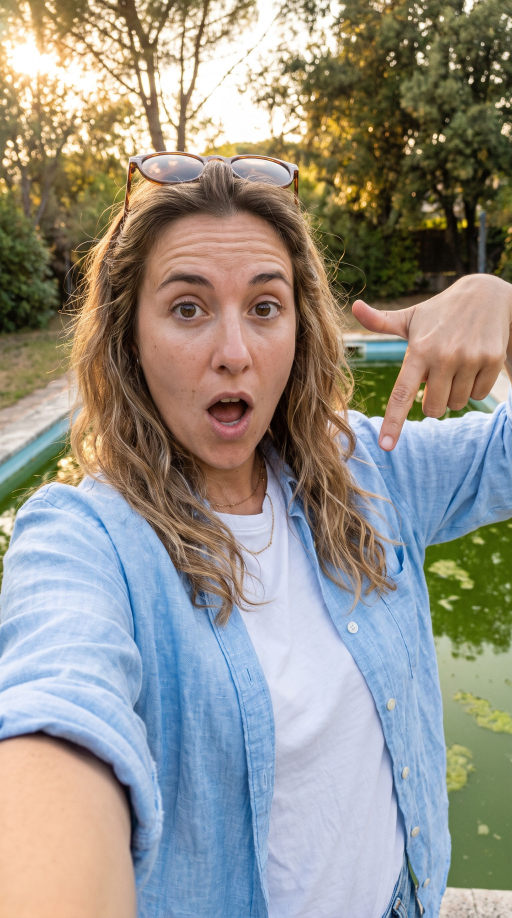
#> input picture ads/nolidrop/storyboard/K1.jpg, 1536 x 2752 px (shown at 1/3 size); its folder holds 4 pictures in this run
$ python storyboard_sheet.py
#> lines starting #> are read from the running program, lines starting #| are printed output that depends on the picture
### reels/fonts.py
"""Font paths that work on this Windows PC and in the Linux cloud VM.

Linux fonts come from apt (see cloud/setup.sh): Liberation (metric clone of Arial), DejaVu (✓ ✗ ◀ symbols),
Noto Color Emoji. Use font(name) for PIL / ffmpeg paths and emoji_image() for colour emoji.
"""
import os

from PIL import Image, ImageDraw, ImageFont

CANDIDATES = {
    "bold":     ["C:/Windows/Fonts/arialbd.ttf", "/usr/share/fonts/truetype/liberation/LiberationSans-Bold.ttf"],
    "regular":  ["C:/Windows/Fonts/segoeui.ttf", "/usr/share/fonts/truetype/dejavu/DejaVuSans.ttf"],
    "semibold": ["C:/Windows/Fonts/segoeuib.ttf", "/usr/share/fonts/truetype/dejavu/DejaVuSans-Bold.ttf"],
    "symbol":   ["C:/Windows/Fonts/seguisym.ttf", "/usr/share/fonts/truetype/dejavu/DejaVuSans.ttf"],
    "emoji":    ["C:/Windows/Fonts/seguiemj.ttf", "/usr/share/fonts/truetype/noto/NotoColorEmoji.ttf"],
}


def font(name: str) -> str:
#> called with name = 'symbol'
    for path in CANDIDATES[name]:
        if os.path.exists(path):
            return path
    raise FileNotFoundError(f"No '{name}' font found; tried {CANDIDATES[name]}. In the cloud run cloud/setup.sh.")


def ffmpeg_path(path: str) -> str:
    """Escape a font path for an ffmpeg drawtext fontfile= option (the drive colon needs escaping)."""
    return path.replace("\\", "/").replace(":", "\\:")


# [10 lines left out: function emoji_image, not called in this run]

### ads/nolidrop/adkit.py
"""Shared renderer for the NoliDrop 9:16 ads (1080x1920, 30 fps): PIL/numpy frames piped into ffmpeg.

An ad script (ad1.py ...) builds a list of shots and calls render(). Pipeline:
  1. voice: one TTS take -> Whisper word times (cached) -> pauses longer than `max_gap` squeezed out.
  2. shots: each starts on a word ("w": index into the spoken words) or after the voice ("after": seconds);
     a shot is a scene function scene(t, d, a, ctx) -> RGB uint8 frame, t = seconds into the shot, d = its length.
  3. transitions between shots ("tr": cut whip zoom flash splash glitch ripple slide), each with its SFX.
  4. captions (per-ad caption function) over every shot whose "cap" isn't False.
  5. audio: voice + music cues (ducked under the voice) + SFX at absolute times -> loudnorm -14 LUFS.
"""
import json
import math
import subprocess
import sys
from functools import lru_cache
from pathlib import Path

import cv2
import numpy as np
from PIL import Image, ImageDraw, ImageFilter, ImageFont

HERE = Path(__file__).resolve().parent
ROOT = HERE.parent.parent
sys.path.insert(0, str(ROOT / "longform"))
from make_long import SFX as LONG_SFX  # noqa: E402
from make_reel import read_audio, write_wav  # noqa: E402

W, H, FPS, SR = 1080, 1920, 30, 44100
SFX = dict(LONG_SFX)
_S = HERE / "sfx"
SFX.update({   # name: (file, peak s into file, pre, post, gain) -- the peak lands on the cue time
    "splash":   (_S / "water-splash.mp3", 0.41, 0.2, 0.9, 0.9),
    "plunge":   (_S / "jump-water.mp3", 0.40, 0.38, 1.4, 0.7),
    "bloop":    (_S / "water-bubble.mp3", 0.12, 0.05, 0.16, 1.2),
    "bubble":   (_S / "liquid-bubble.mp3", 0.05, 0.04, 0.38, 0.9),
    "cartoon-splash": (_S / "cartoon-splash.mp3", 0.48, 0.44, 0.4, 0.8),
    "ui-pop":   (_S / "bubble-alert.mp3", 0.13, 0.11, 0.24, 0.8),
    "ding":     (_S / "positive-notif.mp3", 0.22, 0.17, 1.4, 0.6),
    "confirm":  (_S / "confirm-tone.mp3", 0.19, 0.19, 0.45, 0.6),
    "tap":      (_S / "device-click.mp3", 0.01, 0.01, 0.12, 0.9),
    "select":   (_S / "select-click.mp3", 0.07, 0.07, 0.22, 0.8),
    "type":     (_S / "typewriter.mp3", 0.15, 0.01, 0.11, 0.7),
    "key":      (_S / "atm-key.mp3", 0.01, 0.01, 0.22, 0.7),
    "wink":     (_S / "wink-bell.mp3", 0.24, 0.2, 0.8, 0.7),   # cartoon eye-blink bell "ting"
})
F = HERE / "fonts"
FREDOKA, NUNITO, BEBAS, OSWALD = str(F / "Fredoka-Bold.ttf"), str(F / "Nunito-Black.ttf"), str(F / "BebasNeue.ttf"), str(F / "Oswald-Bold.ttf")
MONT = str(ROOT / "longform" / "fonts" / "Montserrat-Black.ttf")
INTER_B = "/usr/share/fonts/opentype/inter/Inter-Bold.otf"
INTER_SB = "/usr/share/fonts/opentype/inter/Inter-SemiBold.otf"
INTER_M = "/usr/share/fonts/opentype/inter/Inter-Medium.otf"
INTER_XB = "/usr/share/fonts/opentype/inter/Inter-ExtraBold.otf"
INTER_BLACK = "/usr/share/fonts/opentype/inter/Inter-Black.otf"
MONO = "/usr/share/fonts/truetype/jetbrains-mono/JetBrainsMono-Bold.ttf"
if not Path(MONO).exists():
    import glob
    MONO = (glob.glob("/usr/share/fonts/**/JetBrainsMono-Bold.ttf", recursive=True) or ["/usr/share/fonts/truetype/dejavu/DejaVuSansMono-Bold.ttf"])[0]

NAVY = (12, 42, 110)
CYAN = (0, 190, 240)
SKY = (40, 150, 255)
WHITE = (255, 255, 255)
RED = (232, 52, 52)
ORANGE = (255, 140, 30)
GREEN = (40, 190, 100)


# ------------------------------------------------------------------ easing / maths
def clamp(x, a=0.0, b=1.0):
    return a if x < a else b if x > b else x


def ease_out(x):
    x = clamp(x)
    return 1 - (1 - x) ** 3


def ease_in(x):
    x = clamp(x)
    return x ** 3


def ease_io(x):
    x = clamp(x)
    return x * x * (3 - 2 * x)


def ease_back(x, c=1.7):
    x = clamp(x)
    return 1 + (c + 1) * (x - 1) ** 3 + c * (x - 1) ** 2


# [5 lines left out: function spring, not called in this run]


def lerp(a, b, x):
    return a + (b - a) * x


def prog(t, t0, dur):
    return clamp((t - t0) / dur)


# ------------------------------------------------------------------ images
@lru_cache(maxsize=64)
def load(path, mode="RGB"):
    return Image.open(HERE / path).convert(mode)


@lru_cache(maxsize=64)
def load_np(path, mode="RGB"):
    return np.asarray(load(path, mode))


# [20 lines left out: function cover, not called in this run]


def sprite_np(path):
    return load_np(path, "RGBA")


# [31 lines left out: function paste, not called in this run]


def to_rgba_np(im):
    return np.asarray(im.convert("RGBA"))


# [22 lines left out: functions blur, grade, _vig, not called in this run]


def vignette(fr, s=0.35):
    return fr * _vig(round(s, 2))


# [94 lines left out: functions grain, water_warp, _grid, ripple_warp, ring, radial_glow and 2 more, not called in this run]


def text_w(text, font, size, track=0):
    f = ImageFont.truetype(font, size)
    return f.getlength(text) + track * (len(text) - 1)


# [138 lines left out: functions brush_underline, reveal_x, headline, logo_3d, wordmark, play_badge, not called in this run]


# ------------------------------------------------------------------ phone + app UI (English rebuild of the real screens)
SW, SH = 780, 1690   # screen pixels


@lru_cache(maxsize=4)
def _ui_fonts():
    return {k: ImageFont.truetype(NUNITO if k.startswith("n") else INTER_SB if k.startswith("s") else INTER_M, v)
            for k, v in {"n64": 64, "n52": 52, "n44": 44, "n38": 38, "n34": 34, "n30": 30, "s30": 30, "s26": 26, "s24": 24,
                         "s22": 22, "m26": 26, "m24": 24, "m22": 22, "m20": 20, "n90": 90, "n28": 28}.items()}


# [38 lines left out: functions _status, _tabbar, _noli_icon, not called in this run]


@lru_cache(maxsize=8)
def ui_home(highlight=-1):
    """Home screen. highlight = index of a card to glow (0 analyze, 1 problem, 2 start-up, 3 winterizing)."""
    f = _ui_fonts()
    im = Image.new("RGB", (SW, SH), (244, 248, 253))
    d = ImageDraw.Draw(im)
    # header photo (pool) with Noli
    hdr = load("img/bg-pool-sunny.jpg").copy()
    hdr = hdr.crop((0, int(hdr.height * 0.45), hdr.width, int(hdr.height * 0.45) + int(hdr.width * 600 / SW))).resize((SW, 600))
    im.paste(hdr, (0, 0))
    ov = Image.new("RGBA", (SW, 600), (0, 0, 0, 0))
    ImageDraw.Draw(ov).rectangle((0, 0, SW, 600), fill=(0, 40, 90, 70))
    im.paste(ov, (0, 0), ov)
    noli = _noli_icon(300)
    im.paste(noli, (SW - noli.width - 30, 600 - noli.height - 10), noli)
    d = ImageDraw.Draw(im)
    _status(d)
    d.text((48, 150), "Hello", font=f["n90"], fill=(255, 255, 255))
    d.text((50, 262), "A clean and healthy pool,", font=f["s30"], fill=(255, 255, 255))
    d.text((50, 302), "made simple.", font=f["s30"], fill=(255, 255, 255))
    y = 560
    # analyze card (blue)
    cards = [(y, 230, (24, 130, 240), "Analyze my water", "Enter your values and get", "customized recommendations", WHITE),
             (y + 260, 200, (255, 255, 255), "I have a problem", "Green water, cloudy water or", "another issue? Noli helps you", (25, 35, 60))]
    for i, (cy, ch, bg, title, l1, l2, fg) in enumerate(cards):
        if highlight == i:
            d.rounded_rectangle((26, cy - 8, SW - 26, cy + ch + 8), 40, outline=(0, 200, 255), width=8)
        d.rounded_rectangle((36, cy, SW - 36, cy + ch), 34, fill=bg, outline=None if i == 0 else (225, 232, 242), width=2)
        ix = 76
        if i == 0:
            d.ellipse((ix, cy + 50, ix + 96, cy + 146), fill=(255, 255, 255))
            d.polygon([(ix + 48, cy + 66), (ix + 72, cy + 106), (ix + 48, cy + 130), (ix + 24, cy + 106)], fill=(24, 130, 240))
        else:
            d.ellipse((ix, cy + 50, ix + 96, cy + 146), fill=(255, 232, 232))
            d.polygon([(ix + 48, cy + 66), (ix + 80, cy + 126), (ix + 16, cy + 126)], fill=RED)
            d.text((ix + 42, cy + 82), "!", font=f["n38"], fill=(255, 255, 255))
        d.text((ix + 130, cy + 40), title, font=f["n44"], fill=fg)
        d.text((ix + 130, cy + 100), l1, font=f["m24"], fill=fg if i == 0 else (90, 100, 120))
        d.text((ix + 130, cy + 132), l2, font=f["m24"], fill=fg if i == 0 else (90, 100, 120))
        d.text((SW - 90, cy + ch / 2 - 30), "›", font=f["n64"], fill=fg if i == 0 else (150, 160, 180))
    ty = y + 500
    for k, (title, l1, l2, col) in enumerate([("Start-up", "Prepare your pool", "for the season", (255, 170, 30)),
                                              ("Winterizing", "Protect your pool", "during winter", (70, 150, 255))]):
        x0 = 36 + k * (SW - 72 + 24) / 2
        x1 = x0 + (SW - 72 - 24) / 2
        if highlight == 2 + k:
            d.rounded_rectangle((x0 - 10, ty - 10, x1 + 10, ty + 320), 40, outline=(0, 200, 255), width=8)
        d.rounded_rectangle((x0, ty, x1, ty + 310), 34, fill=(255, 255, 255), outline=(225, 232, 242), width=2)
        d.ellipse((x0 + 30, ty + 34, x0 + 120, ty + 124), fill=(*col, ))
        if k == 0:
            d.ellipse((x0 + 58, ty + 62, x0 + 92, ty + 96), fill=(255, 255, 255))
        else:
            for a in range(6):
                ang = a * math.pi / 3
                d.line((x0 + 75, ty + 79, x0 + 75 + 30 * math.cos(ang), ty + 79 + 30 * math.sin(ang)), fill=(255, 255, 255), width=6)
        d.text((x0 + 30, ty + 150), title, font=f["n38"], fill=(25, 35, 60))
        d.text((x0 + 30, ty + 205), l1, font=f["m22"], fill=(90, 100, 120))
        d.text((x0 + 30, ty + 237), l2, font=f["m22"], fill=(90, 100, 120))
    _tabbar(d, 0)
    return im


# [304 lines left out: functions _topbar, ui_values, ui_results, ui_guide, phone_frame, _screen_mask and 9 more, not called in this run]


# ------------------------------------------------------------------ transitions
TR_SFX = {"whip": "swoosh-fast", "zoom": "tunnel", "flash": "shutter", "splash": "splash", "glitch": "glitch-hit",
          "ripple": "whoosh2", "slide": "swoosh", "cut": None, "drop": "splash", "dip": "whoosh"}
TR_LEN = {"whip": 0.22, "zoom": 0.28, "flash": 0.2, "splash": 0.36, "glitch": 0.2, "ripple": 0.36, "slide": 0.3, "cut": 0.0,
          "drop": 0.36, "dip": 0.3}


# [143 lines left out: functions transition, prepare_voice, phrase_groups, not called in this run]


def make_captions(font, size, y, color=WHITE, key=CYAN, stroke=10, stroke_color=NAVY, shadow=6, upper=False, max_words=3,
                  mode="phrase", box=None, keys=(), strip=".,", track=0):
    """Caption overlay fn(fr, words, t, shot, shot_start).
    mode 'phrase': the 1-3 word phrase with the spoken word in `key` colour; 'word': one word at a time (UGC pop).
    box: colour of a rounded highlight box behind the active word (TikTok style). keys: words always in key colour."""
    cache = {}

    # [45 lines left out: function fn, not called in this run]
    return fn


# ------------------------------------------------------------------ render
# [159 lines left out: function render, not called in this run]

### ads/nolidrop/storyboard_sheet.py
"""Storyboard sheet for ad 3 (AI video UGC): keyframes with the app UI keyed in, VO, timing and the motion prompt."""
import numpy as np
from PIL import Image, ImageDraw, ImageFont
import adkit as K
from ad3_motion import sticker

PANELS = [
    ("1", "0.0–2.4 s", "K1", None, "“Okay pool owners, don't go to the pool store yet.”", "Handheld selfie, she talks to camera, points down at the green pool; jump-cut punch-in on 'yet'."),
    ("2", "2.4–3.6 s", "K2", None, "“Green or cloudy water?”", "Hand dips the test strip into the green water, slow push-in, ripples."),
    ("3", "3.6–5.0 s", "K3", "home", "“Open NoliDrop first.”", "POV: phone held over the pool, slight sway. Real Home screen keyed onto the green screen."),
    ("4", "5.0–6.1 s", "K3", "home+noli", "“This is Noli.”", "Same clip: Noli drops onto the phone with a splash and waves (sticker + splash in the edit)."),
    ("5", "6.1–8.5 s", "K5", "values", "“You type in your water values, and it tells you what's off…”", "Over-the-shoulder: thumb taps the phone; values typed in, then a screen-recording insert of the results."),
    ("6", "8.5–9.9 s", None, "results", "“…and what to fix first.”", "Screen insert (motion graphics): PRIORITY #1 circled by a hand-drawn scribble."),
    ("7", "9.9–11.2 s", "K6", None, "“Step one, step two.”", "Selfie: she counts one, then two fingers while talking; number stickers pop."),
    ("8", "11.2–12.5 s", "K7", "home", "“Don't guess. Noli knows.”", "Selfie in front of the clear blue pool, phone by her cheek, knowing smile; Noli sticker pops in."),
    ("9", "12.5–16.0 s", None, "end", "“NoliDrop, it's on Google Play.”", "Brand end card (logo, Play badge, Noli + Home screen)."),
]
PW, PH = 405, 720
f_b = ImageFont.truetype(K.INTER_BLACK, 30)
f_m = ImageFont.truetype(K.INTER_SB, 22)
f_s = ImageFont.truetype(K.INTER_M, 19)


def wrap(d, text, font, width):
    out, line = [], ""
    for w in text.split():
        t = (line + " " + w).strip()
        if d.textlength(t, font=font) > width:
            out.append(line)
            line = w
        else:
            line = t
    return out + [line]


def panel_img(key, ui):
    if key is None and ui == "results":
        sc = K.ui_results(1.0, focus_priority=True)
        return Image.fromarray(K.screen_zoom(sc, K.SW / 2, 1000, 1.05).astype(np.uint8))
    if key is None and ui == "end":
        import ad3_motion as ad3
        return Image.fromarray(np.clip(ad3.end_card(2.0, 3.0, {}, {}), 0, 255).astype(np.uint8))
    path = f"storyboard/{key}.jpg"
    if ui:
        screen = {"home": K.ui_home(), "home+noli": K.ui_home(), "values": K.ui_values(0.7)}[ui]
        im = K.keyed_screen(path, screen)
        if ui == "home+noli":
            q, _ = K.green_quad(path)
            fr = im.astype(np.float32)
            cx, cy = q[:, 0].mean(), q[:, 1].mean()
            K.paste(fr, sticker("sprites/n-wave.png"), cx, cy + (q[2, 1] - q[1, 1]) * 0.35, 0.45 * im.shape[0] / 1920, anchor="b")
            im = fr.astype(np.uint8)
        return Image.fromarray(im)
    return Image.open(path).convert("RGB")


cols = len(PANELS)
S = Image.new("RGB", (cols * (PW + 20) + 20, PH + 430 + 90), (245, 247, 250))
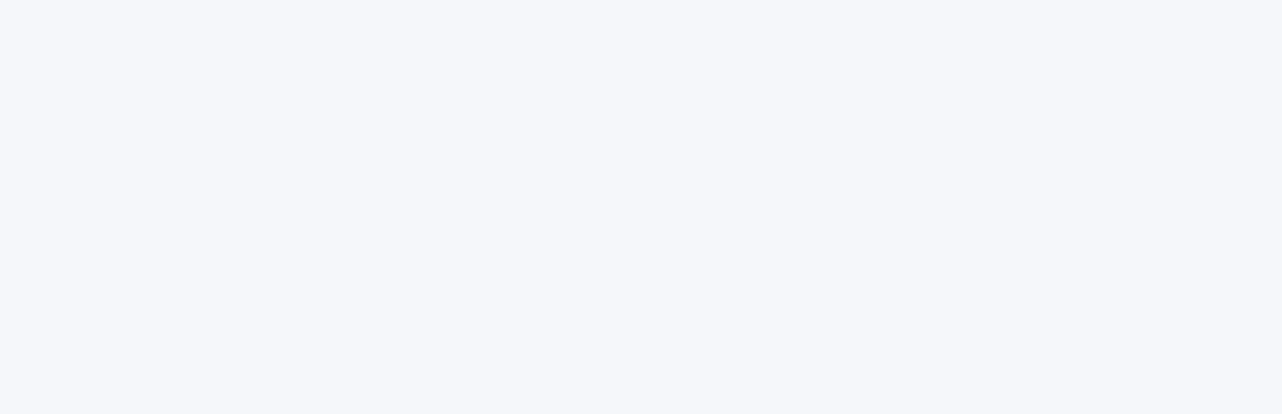
#> S: PIL image 3845x1240 RGB (shown at 1/3 size); mean R, G, B 245, 247, 250
d = ImageDraw.Draw(S)
d.text((20, 20), "NoliDrop: Ad 3 (UGC, AI video) storyboard. Keyframes: Nano Banana Pro. App UI, Noli and captions are added in the edit.",
       font=f_b, fill=(12, 42, 110))
for i, (n, t, key, ui, vo, motion) in enumerate(PANELS):
    x = 20 + i * (PW + 20)
    im = panel_img(key, ui)
#> in panel_img, returned value is the input picture: PIL image 1536x2752 RGB; mean R, G, B 149.6, 145.9, 137.8
    im = im.resize((PW, int(im.height * PW / im.width)))
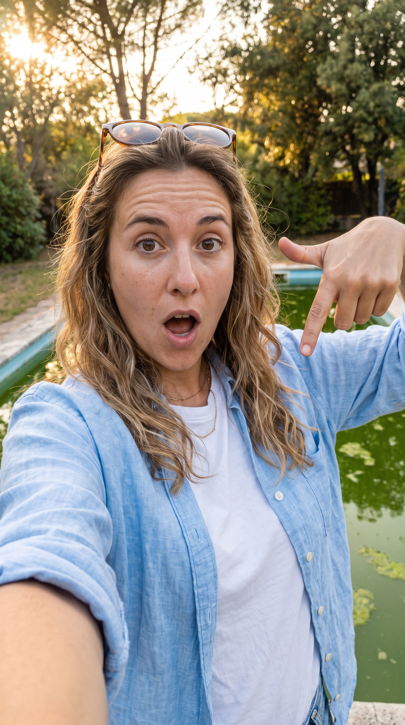
#> im: PIL image 405x725 RGB; mean R, G, B 149.6, 145.9, 137.8
    im = im.crop((0, (im.height - PH) // 2, PW, (im.height - PH) // 2 + PH))
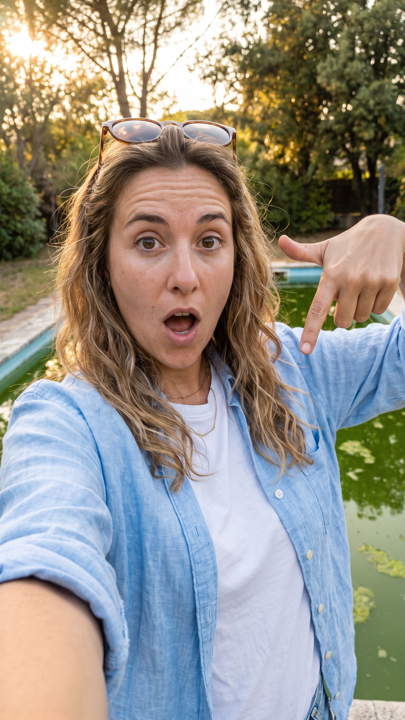
#> im: PIL image 405x720 RGB; mean R, G, B 149.5, 145.8, 137.6
    S.paste(im, (x, 80))
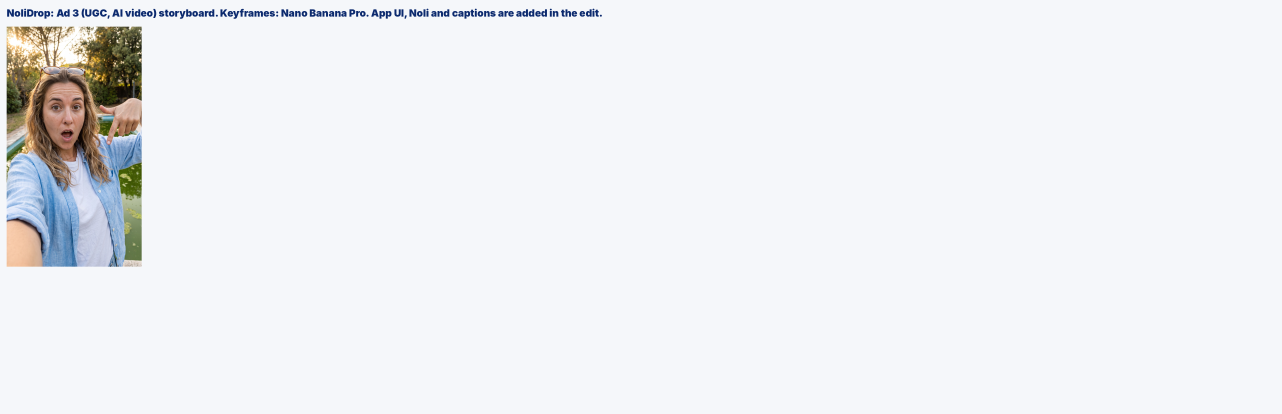
#> S: PIL image 3845x1240 RGB (shown at 1/3 size); mean R, G, B 238.2, 240, 242.6
    d.rounded_rectangle((x + 10, 90, x + 120, 130), 12, fill=(0, 170, 235))
    d.text((x + 22, 94), f"#{n}", font=f_b, fill=(255, 255, 255))
    d.text((x + 132, 98), t, font=f_m, fill=(255, 255, 255), stroke_width=3, stroke_fill=(0, 0, 0))
    y = 80 + PH + 14
    for ln in wrap(d, vo, f_m, PW):
#> in wrap, `out, line = [], ""`: line = ''
        d.text((x, y), ln, font=f_m, fill=(20, 20, 30))
        y += 28
#> this loop made 2 passes
#> after the loop, y = 870
    y += 8
#> y = 878
    tag = "VIDEO (image-to-video)" if key else "MOTION GRAPHICS"
    d.text((x, y), tag, font=f_s, fill=(0, 140, 200) if key else (220, 110, 10))
    y += 26
#> y = 904
    for ln in wrap(d, motion, f_s, PW):
        d.text((x, y), ln, font=f_s, fill=(70, 75, 90))
        y += 25
#> this loop made 3 passes
#> y on passes 1 to 2: 929, 954
#> (ln, y) on pass 3: ("on 'yet'.", 979)
#> after the loop, y = 979
#> pass 2 of the loop `for i, (n, t, key, ui, vo, motion) in enumerate(PANELS):`:
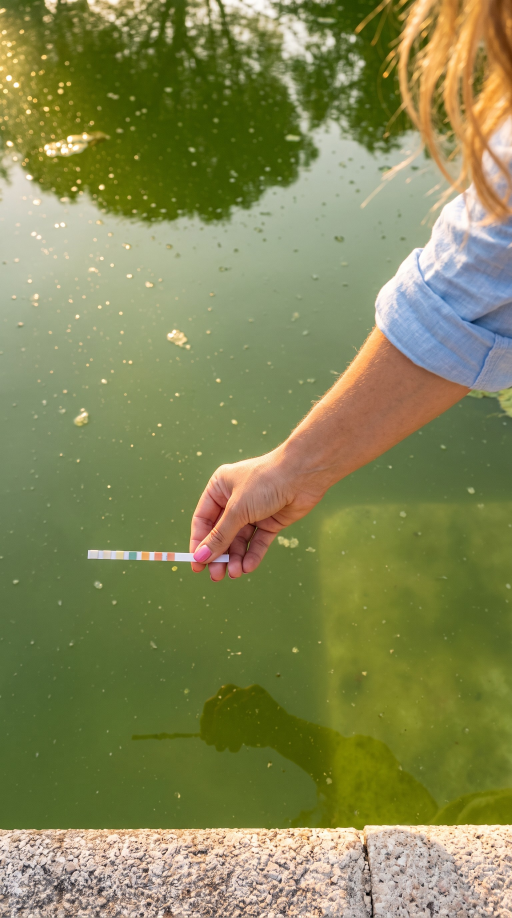
#> input picture ads/nolidrop/storyboard/K2.jpg, 1536 x 2752 px (shown at 1/3 size)
#> in panel_img, returned value is the input picture: PIL image 1536x2752 RGB; mean R, G, B 132.7, 135.1, 85.4
#> `im = im.crop((0, (im.height - PH) // 2, PW, (im.height - PH) // 2 + PH))`:
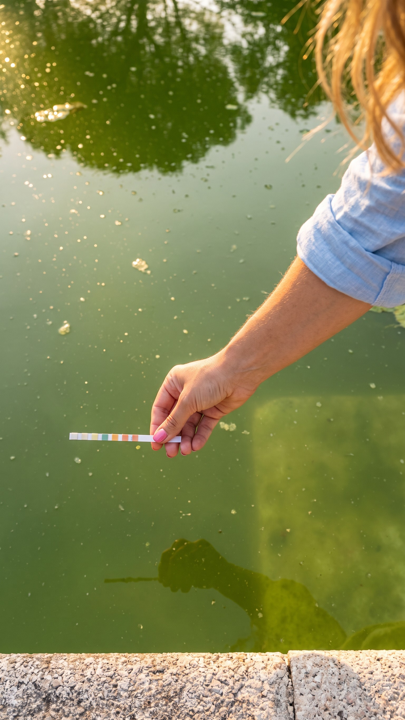
#> im: PIL image 405x720 RGB; mean R, G, B 132.4, 135, 85.1
#> `S.paste(im, (x, 80))`:
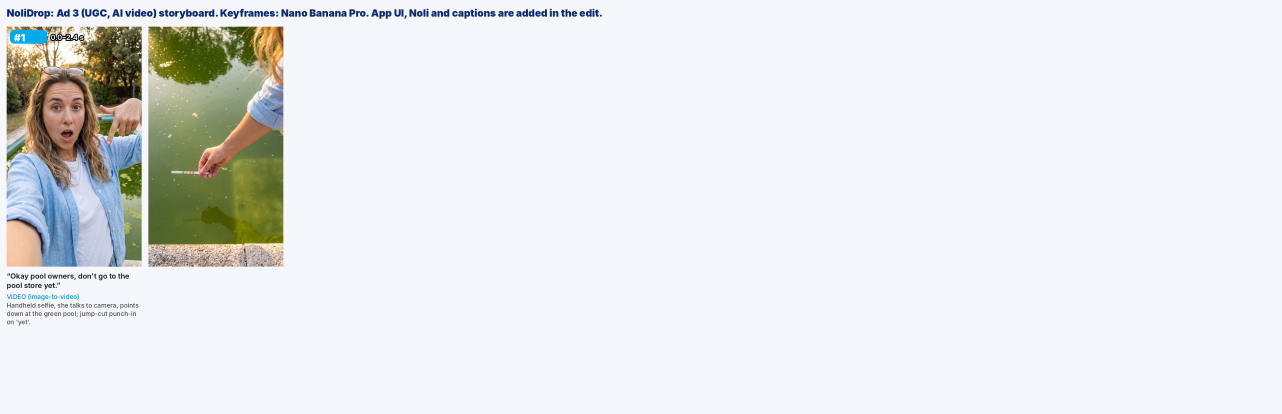
#> S: PIL image 3845x1240 RGB (shown at 1/3 size); mean R, G, B 230.8, 232.8, 232.2
#> the loop `for ln in wrap(d, vo, f_m, PW):` made 1 pass
#> after the loop `for ln in wrap(d, vo, f_m, PW):`: y = 842
#> `y += 8`: y = 850
#> `y += 26`: y = 876
#> the loop `for ln in wrap(d, motion, f_s, PW):` made 2 passes
#> y on pass 1: 901
#> after the loop `for ln in wrap(d, motion, f_s, PW):`: y = 926
#> (the run stopped early here; a loop or call above may not have finished)
